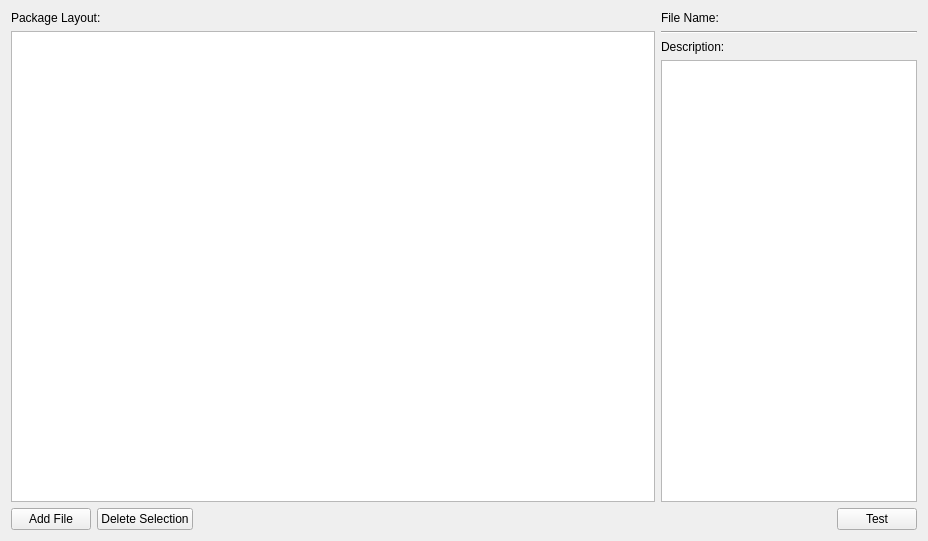
<?xml version="1.0" encoding="UTF-8"?>
<ui version="4.0">
 <class>TemplateTab</class>
 <widget class="QWidget" name="TemplateTab">
  <property name="geometry">
   <rect>
    <x>0</x>
    <y>0</y>
    <width>928</width>
    <height>541</height>
   </rect>
  </property>
  <property name="windowTitle">
   <string>Form</string>
  </property>
  <layout class="QVBoxLayout" name="verticalLayout">
   <item>
    <layout class="QHBoxLayout" name="horizontalLayout_2" stretch="1,0">
     <item>
      <layout class="QVBoxLayout" name="verticalLayout_2">
       <item>
        <widget class="QLabel" name="label_4">
         <property name="text">
          <string>Package Layout:</string>
         </property>
        </widget>
       </item>
       <item>
        <widget class="QTreeView" name="packTree">
         <property name="rootIsDecorated">
          <bool>false</bool>
         </property>
         <property name="itemsExpandable">
          <bool>false</bool>
         </property>
         <property name="expandsOnDoubleClick">
          <bool>false</bool>
         </property>
         <attribute name="headerVisible">
          <bool>false</bool>
         </attribute>
        </widget>
       </item>
      </layout>
     </item>
     <item>
      <layout class="QVBoxLayout" name="verticalLayout_3">
       <item>
        <widget class="QLabel" name="file">
         <property name="text">
          <string>File Name:</string>
         </property>
        </widget>
       </item>
       <item>
        <widget class="Line" name="line">
         <property name="orientation">
          <enum>Qt::Horizontal</enum>
         </property>
        </widget>
       </item>
       <item>
        <widget class="QLabel" name="descriptionLabel">
         <property name="text">
          <string>Description:</string>
         </property>
        </widget>
       </item>
       <item>
        <widget class="QTextEdit" name="description"/>
       </item>
      </layout>
     </item>
    </layout>
   </item>
   <item>
    <layout class="QHBoxLayout" name="horizontalLayout">
     <item>
      <widget class="QPushButton" name="addFile">
       <property name="text">
        <string>Add File</string>
       </property>
       <property name="icon">
        <iconset resource="../rc/rc.qrc">
         <normaloff>:/sourcefile/icon_set/icons/add.png</normaloff>:/sourcefile/icon_set/icons/add.png</iconset>
       </property>
      </widget>
     </item>
     <item>
      <widget class="QPushButton" name="deleteSelection">
       <property name="text">
        <string>Delete Selection</string>
       </property>
       <property name="icon">
        <iconset resource="../rc/rc.qrc">
         <normaloff>:/sourcefile/icon_set/icons/delete.png</normaloff>:/sourcefile/icon_set/icons/delete.png</iconset>
       </property>
      </widget>
     </item>
     <item>
      <spacer name="horizontalSpacer">
       <property name="orientation">
        <enum>Qt::Horizontal</enum>
       </property>
       <property name="sizeHint" stdset="0">
        <size>
         <width>40</width>
         <height>20</height>
        </size>
       </property>
      </spacer>
     </item>
     <item>
      <widget class="QPushButton" name="pushButton_3">
       <property name="text">
        <string>Test</string>
       </property>
       <property name="icon">
        <iconset resource="../rc/rc.qrc">
         <normaloff>:/icon_set/icons/eye.png</normaloff>:/icon_set/icons/eye.png</iconset>
       </property>
      </widget>
     </item>
    </layout>
   </item>
  </layout>
 </widget>
 <resources>
  <include location="../rc/rc.qrc"/>
 </resources>
 <connections/>
</ui>
